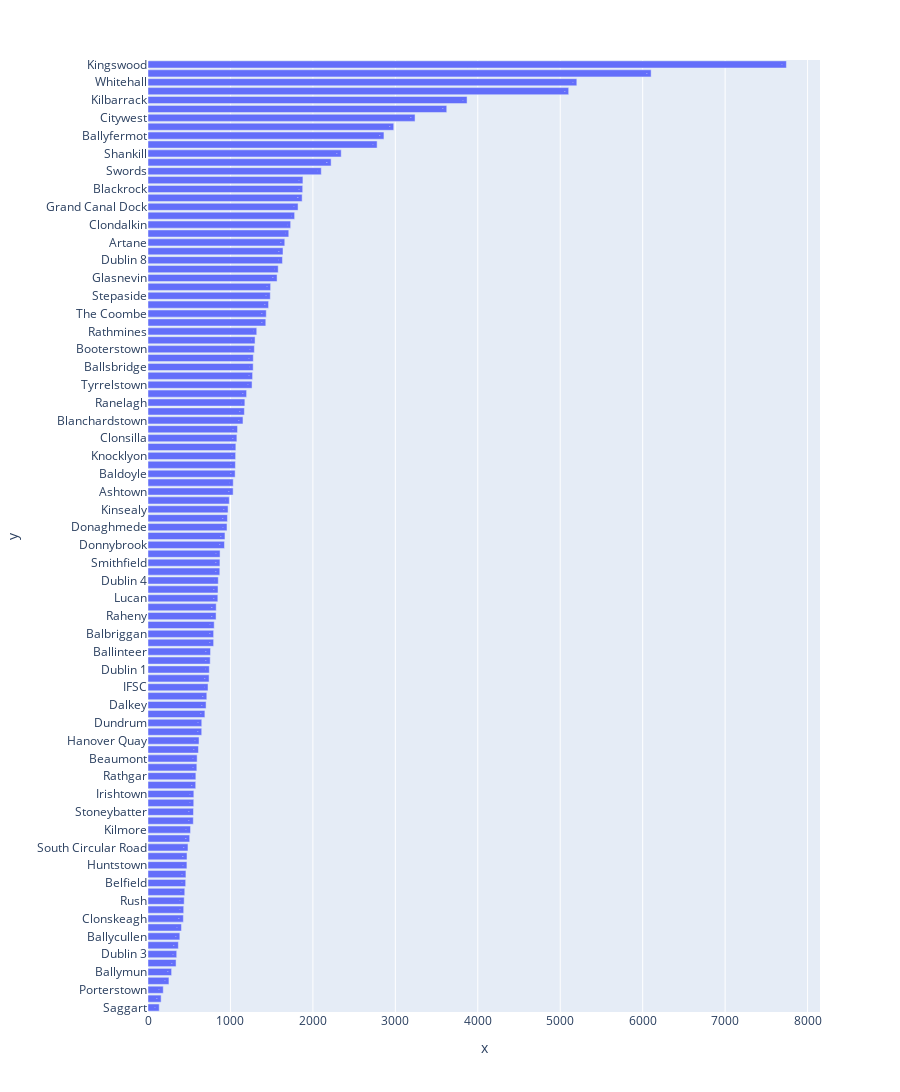

Notebook source saved alongside this figure:
### Code cell
fig = px.bar(y=viewsbyarea['area'], x=viewsbyarea['mean'], height=2000, text=viewsbyarea['count'], orientation='h')
# fig.add_bar(x=viewsbyarea['area'], y=viewsbyarea['mean'])
fig.write_image("output/{}.png".format(today))
fig.show()

### Figure 1 — Plotly figure (JSON) as saved in the notebook; plotly's stock layout.template omitted (floating-point values rounded to 4 significant figures)
{"data": [{"alignmentgroup": "True", "hovertemplate": "x=%{x}<br>y=%{y}<br>text=%{text}<extra></extra>", "legendgroup": "", "marker": {"color": "#636efa"}, "name": "", "offsetgroup": "", "orientation": "h", "showlegend": false, "text": [1, 3, 1, 1, 3, 2, 7, 4, 2, 1, 3, 1, 1, 1, 1, 7, 1, 8, 6, 8, 1, 2, 3, 1, 1, 4, 14, 7, 1, 2, 1, 2, 7, 2, 2, 6, 14, 6, 59, 2, 2, 2, 3, 1, 4, 8, 2, 5, 12, 2, 5, 1, 6, 2, 1, 6, 2, 12, 3, 11, 3, 1, 1, 13, 2, 7, 5, 2, 16, 2, 1, 7, 21, 1, 1, 34, 51, 5, 3, 2, 7, 7, 9, 12, 34, 3, 5, 10, 12, 13, 1, 8, 7, 1, 11, 8, 2, 1, 4, 6, 2, 2, 1, 2, 1, 5, 1], "textposition": "auto", "type": "bar", "x": [136, 159.3, 185, 254, 286.3, 340.5, 348.3, 368.2, 386, 406, 429, 433, 439, 446, 457, 460, 472, 473.2, 484.8, 505.5, 516, 549.5, 551.7, 555, 556, 578.8, 580.5, 592.3, 596, 612, 619, 651.5, 652, 690, 704.5, 713.2, 727.9, 740.8, 743.7, 754.5, 758.5, 796, 796, 803, 825.8, 827.4, 847, 849.4, 852.3, 871, 872.4, 874, 927.5, 933.5, 958, 963.3, 971, 985.8, 1033.0, 1034.0, 1057, 1060, 1063, 1065.0, 1078, 1086, 1152, 1169, 1175.0, 1196, 1262, 1268.0, 1276.0, 1277, 1290, 1299.0, 1319, 1429.0, 1434.0, 1462.0, 1483.0, 1487.0, 1565.0, 1579, 1631.0, 1637.0, 1659.0, 1707.0, 1730.0, 1779.0, 1820, 1870.0, 1876.0, 1879, 2102.0, 2221.0, 2344.0, 2779, 2862.0, 2980.0, 3239, 3624.0, 3870, 5102.0, 5201, 6102.0, 7743], "xaxis": "x", "y": ["Saggart", "Christchurch", "Porterstown", "Sutton", "Ballymun", "Palmerstown", "Dublin 3", "Milltown", "Ballycullen", "Firhouse", "Clonskeagh", "Newcastle", "Rush", "Balgriffin", "Belfield", "North Circular Road", "Huntstown", "Kilmainham", "South Circular Road", "Portobello", "Kilmore", "Ongar", "Stoneybatter", "Dolphin's Barn", "Irishtown", "Stillorgan", "Rathgar", "Finglas", "Beaumont", "Portmarnock", "Hanover Quay", "Kimmage", "Dundrum", "Park West", "Dalkey", "Temple Bar", "IFSC", "Terenure", "Dublin 1", "Cabinteely", "Ballinteer", "Crumlin", "Balbriggan", "Donnycarney", "Raheny", "Santry", "Lucan", "Castleknock", "Dublin 4", "Sandymount", "Smithfield", "Perrystown", "Donnybrook", "Royal Canal Park", "Donaghmede", "Malahide", "Kinsealy", "Dublin 7", "Ashtown", "Harold's Cross", "Baldoyle", "Ward", "Knocklyon", "Sandyford", "Clonsilla", "Inchicore", "Blanchardstown", "Goatstown", "Ranelagh", "Clarehall", "Tyrrelstown", "Rathfarnham", "Ballsbridge", "Loughlinstown", "Booterstown", "Dublin 2", "Rathmines", "North Strand", "The Coombe", "Clongriffin", "Stepaside", "Tallaght", "Glasnevin", "Other", "Dublin 8", "Rialto", "Artane", "Ringsend", "Clondalkin", "Drumcondra", "Grand Canal Dock", "Clontarf", "Blackrock", "Arbour Hill", "Swords", "Phibsborough", "Shankill", "Walkinstown", "Ballyfermot", "Howth", "Citywest", "Chapelizod", "Kilbarrack", "Monkstown", "Whitehall", "Dun Laoghaire", "Kingswood"], "yaxis": "y"}], "layout": {"barmode": "relative", "height": 2000, "legend": {"tracegroupgap": 0}, "margin": {"t": 60}, "xaxis": {"anchor": "y", "domain": [0, 1], "title": {"text": "x"}}, "yaxis": {"anchor": "x", "domain": [0, 1], "title": {"text": "y"}}}}
